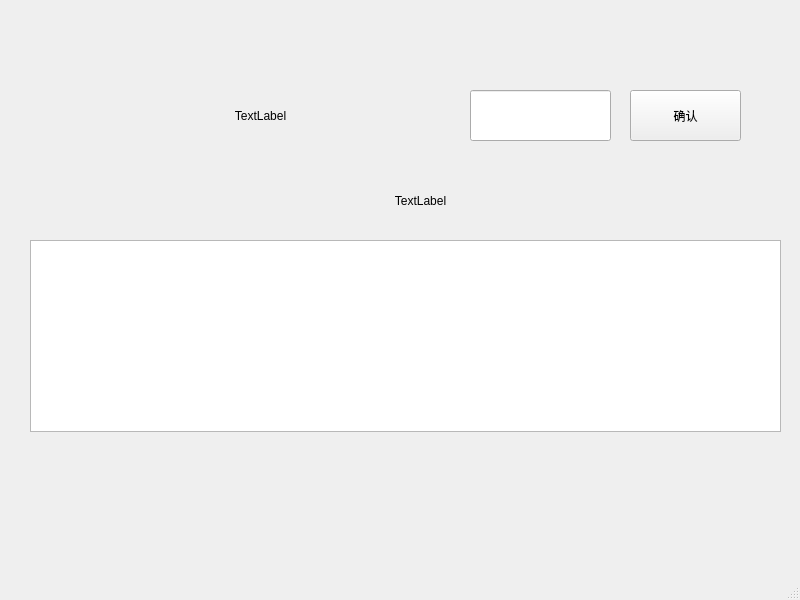
<?xml version="1.0" encoding="UTF-8"?>
<ui version="4.0">
 <class>Consume_Vip</class>
 <widget class="QMainWindow" name="Consume_Vip">
  <property name="geometry">
   <rect>
    <x>0</x>
    <y>0</y>
    <width>800</width>
    <height>600</height>
   </rect>
  </property>
  <property name="windowTitle">
   <string>MainWindow</string>
  </property>
  <widget class="QWidget" name="centralwidget">
   <widget class="QLabel" name="label">
    <property name="geometry">
     <rect>
      <x>20</x>
      <y>80</y>
      <width>481</width>
      <height>71</height>
     </rect>
    </property>
    <property name="text">
     <string>TextLabel</string>
    </property>
    <property name="alignment">
     <set>Qt::AlignCenter</set>
    </property>
   </widget>
   <widget class="QLineEdit" name="lineEdit">
    <property name="geometry">
     <rect>
      <x>470</x>
      <y>90</y>
      <width>141</width>
      <height>51</height>
     </rect>
    </property>
    <property name="alignment">
     <set>Qt::AlignCenter</set>
    </property>
   </widget>
   <widget class="QTableWidget" name="qTableWidget">
    <property name="geometry">
     <rect>
      <x>30</x>
      <y>240</y>
      <width>751</width>
      <height>192</height>
     </rect>
    </property>
    <property name="textElideMode">
     <enum>Qt::ElideMiddle</enum>
    </property>
   </widget>
   <widget class="QLabel" name="label_2">
    <property name="geometry">
     <rect>
      <x>150</x>
      <y>180</y>
      <width>541</width>
      <height>41</height>
     </rect>
    </property>
    <property name="text">
     <string>TextLabel</string>
    </property>
    <property name="alignment">
     <set>Qt::AlignCenter</set>
    </property>
   </widget>
   <widget class="QPushButton" name="pushButton">
    <property name="geometry">
     <rect>
      <x>630</x>
      <y>90</y>
      <width>111</width>
      <height>51</height>
     </rect>
    </property>
    <property name="text">
     <string>确认</string>
    </property>
   </widget>
  </widget>
  <widget class="QMenuBar" name="menubar">
   <property name="geometry">
    <rect>
     <x>0</x>
     <y>0</y>
     <width>800</width>
     <height>17</height>
    </rect>
   </property>
  </widget>
  <widget class="QStatusBar" name="statusbar"/>
 </widget>
 <resources/>
 <connections/>
</ui>
